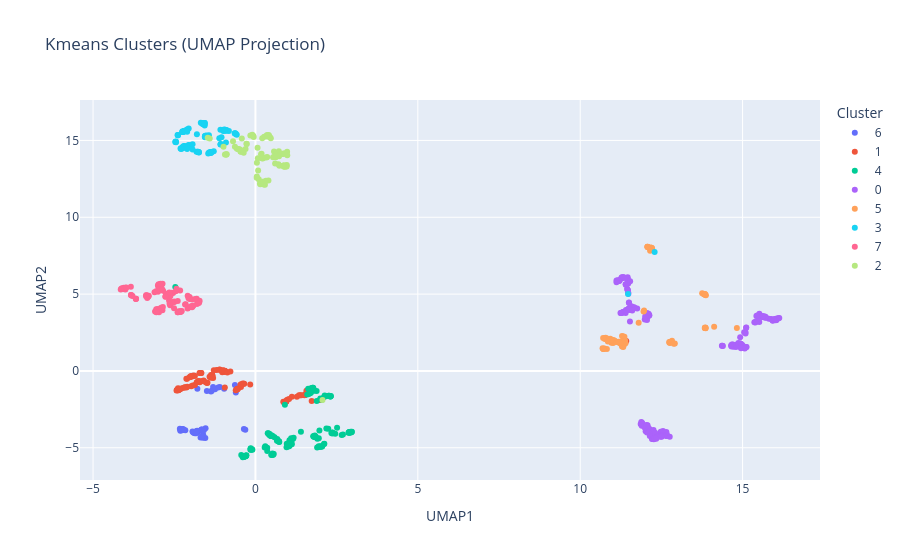
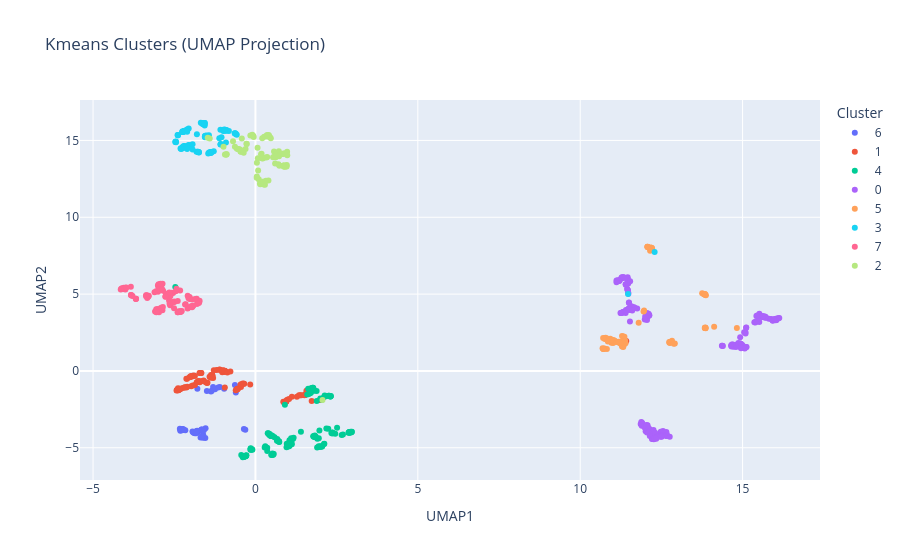
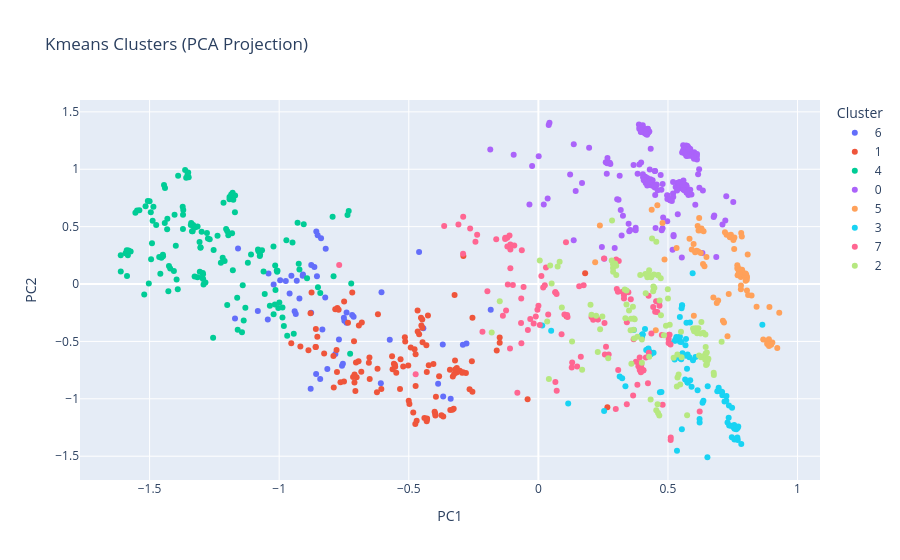

Source (notebook cell) for these figures, in order:
### Markdown cell above
### **K-Means**

### Code cell
import numpy as np
from sklearn.cluster import KMeans
from sklearn.metrics import silhouette_score
from skopt import BayesSearchCV
from skopt.space import Integer


def kmeans_scorer(estimator, X):
    """
    Custom scoring function for KMeans using the composite (penalized)
    cluster validity score, so degenerate near-singleton clusters are
    not rewarded even though the full k range up to len(df) is searched.
    """
    labels = estimator.fit_predict(X)
    return cluster_validity_score(X, labels)


model_name = "Kmeans"

if should_evaluate(model_name):

    search_spaces = {
        "n_clusters": Integer(2, len(df) - 1),
    }

    opt = BayesSearchCV(
        estimator=KMeans(random_state=42),
        search_spaces=search_spaces,
        n_iter=50,
        scoring=kmeans_scorer,
        cv=[(np.arange(len(df)), np.arange(len(df)))],
        n_jobs=-1,
        refit=True,
        random_state=42,
    )

    opt.fit(df)

    best_labels = opt.best_estimator_.labels_
    best_silhouette = silhouette_score(df, best_labels)

    print(f"Best parameters: {opt.best_params_}")
    print(f"Best composite (penalized) score: {opt.best_score_:.4f}")
    print(f"Corresponding silhouette score: {best_silhouette:.4f}")

    save_results(
        model_name,
        metrics={
            "silhouette_score": best_silhouette,
            "composite_score": opt.best_score_,
        },
        params=opt.best_params_,
    )

else:
    print(
        f"Model '{model_name}' has already been evaluated. Skipping evaluation."
    )
    previous_results = load_results()[model_name]
    print(f"Best parameters: {previous_results['params']}")
    print(f"Best metrics: {previous_results['metrics']}")

# See the clusters this model found
visualize_model_clusters(model_name, force=False)
